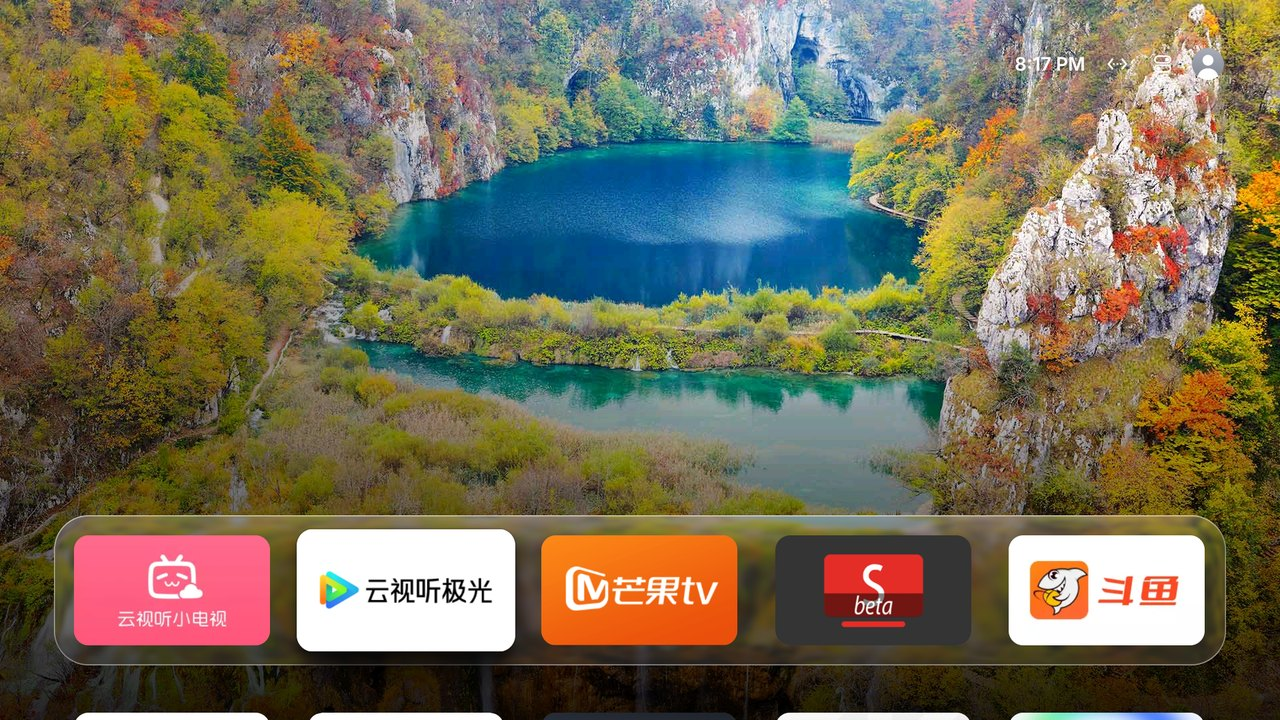
#> input picture docs/screenshots/home.jpg, 1280 x 720 px; its folder holds 5 pictures in this run
$ python build-assets.py
#> lines starting #> are read from the running program, lines starting #| are printed output that depends on the picture
#!/usr/bin/env python3
"""Generate the web image set for the Tigris website.

Source of truth: ../../docs/screenshots/*.jpg (real captures, 1280x720).
Outputs:         public/img/{name}-1280.webp, {name}-640.webp and og.jpg

Run from anywhere:  python scripts/build-assets.py

Font requirements
-----------------
The Open Graph card needs a CJK-capable font. The script does NOT ship a font
and does not hard-code one machine's paths; it searches a list of common
locations per platform and any file named by $TIGRIS_OG_FONT. If none is
found it exits with a clear message instead of writing a broken card. Any
font you already have installed is used only at render time, never copied into
the repository, so no font is redistributed.
"""

from __future__ import annotations

import os
import sys
from pathlib import Path

from PIL import Image, ImageDraw, ImageFilter, ImageFont

ROOT = Path(__file__).resolve().parent.parent
SRC = ROOT.parent / "docs" / "screenshots"
OUT = ROOT / "public" / "img"
OUT.mkdir(parents=True, exist_ok=True)

# Regular and bold candidates, in preference order. Any font that covers Han
# characters (and Latin, for "TIGRIS") works; the look is unchanged because the
# card only uses regular and bold weights of the same family.
FONT_CANDIDATES = [
    # Windows
    ("C:/Windows/Fonts/msyhbd.ttc", "C:/Windows/Fonts/msyh.ttc"),
    ("C:/Windows/Fonts/msyh.ttc", "C:/Windows/Fonts/msyh.ttc"),
    # macOS
    ("/System/Library/Fonts/PingFang.ttc", "/System/Library/Fonts/PingFang.ttc"),
    ("/System/Library/Fonts/STHeiti Medium.ttc", "/System/Library/Fonts/STHeiti Light.ttc"),
    # Linux (Noto / Source Han / WenQuanYi)
    ("/usr/share/fonts/opentype/noto/NotoSansCJK-Bold.ttc", "/usr/share/fonts/opentype/noto/NotoSansCJK-Regular.ttc"),
    ("/usr/share/fonts/noto-cjk/NotoSansCJK-Bold.ttc", "/usr/share/fonts/noto-cjk/NotoSansCJK-Regular.ttc"),
    ("/usr/share/fonts/truetype/wqy/wqy-zenhei.ttc", "/usr/share/fonts/truetype/wqy/wqy-zenhei.ttc"),
]


# [17 lines left out: function resolve_fonts, not called in this run]


def build_screenshots() -> None:
    for name in ["home", "shelf", "grid", "cc", "frame"]:
        src = SRC / f"{name}.jpg"
        if not src.exists():
            sys.exit(f"missing screenshot: {src}")
        im = Image.open(src).convert("RGB")
#> im is the input picture: PIL image 1280x720 RGB; mean R, G, B 117.2, 110.7, 87.3
        if im.size != (1280, 720):
            sys.exit(f"unexpected size for {src}: {im.size}")
        im.save(OUT / f"{name}-1280.webp", "WEBP", quality=84, method=6)
        im.resize((640, 360), Image.LANCZOS).save(
            OUT / f"{name}-640.webp", "WEBP", quality=80, method=6
        )
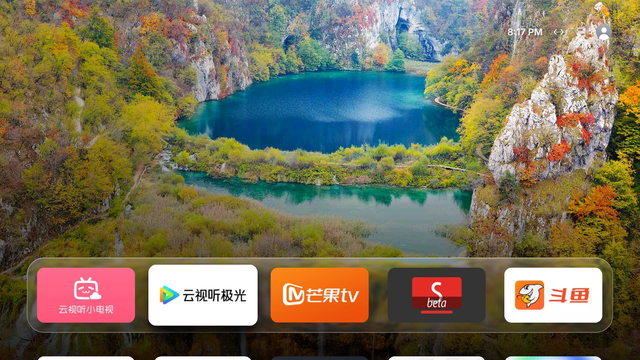
#> saved as home-640.webp: PIL image 640x360 RGB; mean R, G, B 117.2, 110.6, 87.3


# [40 lines left out: function build_og, not called in this run]


if __name__ == "__main__":
#> (the run stopped early here; a loop or call above may not have finished)
